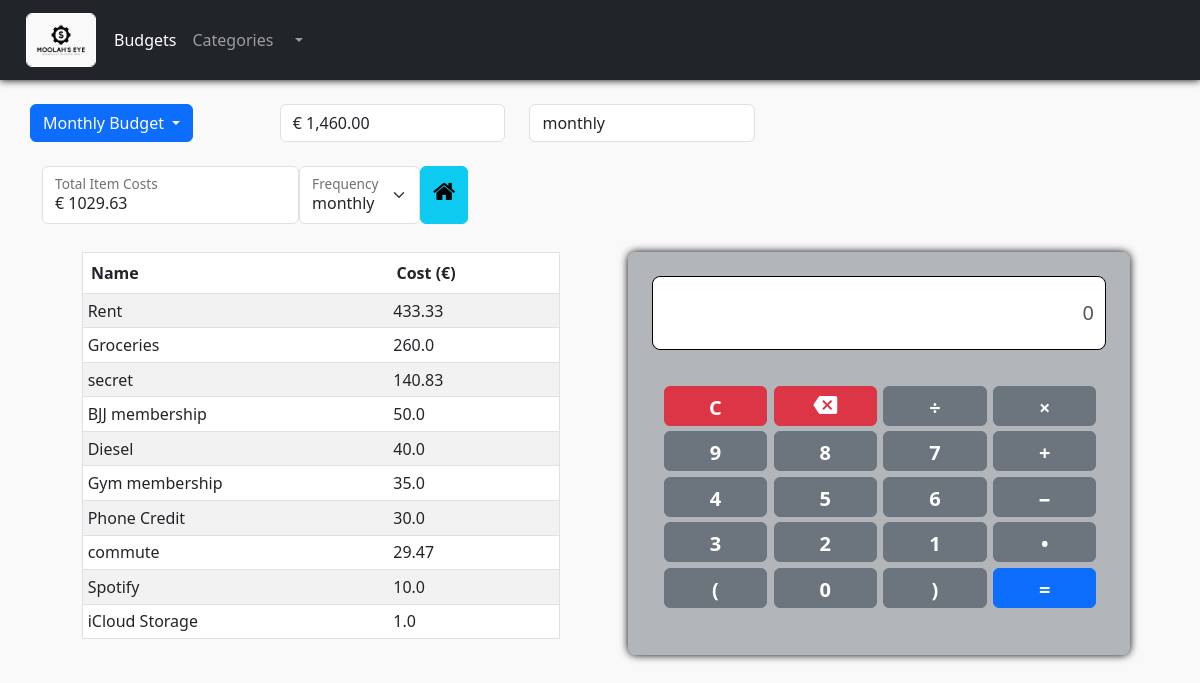
The page /calculator/11 on the database its author committed.
### main/models.py (models this page shows, shortened)
class Budget(models.Model):
    frequencies = (
        (2, "weekly"),
        (3, "bi-weekly"),
        (4, "monthly")
    )
    user_id = models.ForeignKey(User, on_delete=models.CASCADE, default=None)
    name = models.CharField(max_length=40, default="New Budget", null=False, blank=False, unique=True)
    amount = models.FloatField(default=0.0, null=False, blank=False)
    frequency = models.IntegerField(null=False, default=7, choices=frequencies)
    def get_frequency(self, str_rep: bool = True) -> Union[int, str]:
        try:
            for freq in Budget.frequencies:
                if self.frequency in freq:
                    if str_rep:
                        return freq[1]
                    else:
                        return freq[0]
        except:
            pass
    def get_total_costs(self, frequency_filter=None) -> float:
        try:
            if not frequency_filter:
                frequency_filter = self.frequency
            return round(sum([item.get_item_cost(frequency_filter) for item in self.item_set.all()]), 2)
        except Exception as e:
            print("bang: ",e)
            return 0
    def get_item_costs(self, frequency_filter: Union[str, int]):
        ret = {}
        try:
            items = sorted(
                self.item_set.all(),
                key = lambda i: i.get_item_cost(frequency_filter),
                reverse=True
            )
            for item in items:
                ret[item.name] = round(item.get_item_cost(frequency_filter),2)
        except Exception as e:
            pass
        return ret

class Item(models.Model):
    frequencies = (
        (1, "daily"),
        (2, "weekly"),
        (3, "bi-weekly"),
        (4, "monthly")
    )
    budget_id = models.ForeignKey(Budget, on_delete=models.CASCADE)
    name = models.CharField(max_length=40, default="New Item", null=False, blank=False)
    cost = models.FloatField(default=0.0, null=False, blank=False)
    frequency = models.IntegerField(null=False, default=7, choices=frequencies)
    category = models.ForeignKey(Category, on_delete=models.SET_NULL, default=None, null=True)
    def get_frequencies(self, str_rep: bool = True, limit:bool=True) -> list:
        try:
            freqs = []
            for freq in Item.frequencies:
                if limit:
                    if freq[0] > self.budget_id.frequency:
                        break
                freqs.append(freq[1] if str_rep else freq[0])
            return freqs
        except:
            pass
    def get_monthly_cost(self) -> float:
        try:
            if self.frequency == 1:
                return (self.cost * 365) / 12
            elif self.frequency == 2:
                return (self.cost * 52) / 12
            elif self.frequency == 3:
                return (self.cost * 26) / 12
            elif self.frequency == 4:
                return self.cost
            return 0
        except:
            return 0
    def get_item_cost(self, frequency_filter=None):
        try:
            if not frequency_filter:
                frequency_filter = self.budget_id.frequency
            for freq in self.frequencies:
                if frequency_filter in freq:
                    if freq[1] == "daily":
                        return self.get_daily_cost()
                    elif freq[1] == "weekly":
                        return self.get_weekly_cost()
                    elif freq[1] == "bi-weekly":
                        return self.get_bi_weekly_cost()
                    elif freq[1] == "monthly":
                        return self.get_monthly_cost()
                    else:
                        return 0
        except:
            return 0

### main/views.py (the view, shortened to what this page needs)
# urls.py: path("calculator/<int:budget_id>", views.calculator_view, name="calculator_view")
def calculator_view(req, budget_id):
    try:
        context = {}
        budget = Budget.objects.filter(id=budget_id).first()
        if budget:
            context["budget"] = budget
            if budget.item_set.all():
                context["frequencies"] = budget.item_set.all().first().get_frequencies()
            else:
                context["frequencies"] = budget.get_budget_frequencies()
            if req.method == "GET":
                context["frequency"] = budget.get_frequency()
                context["items"] = budget.get_item_costs(context["frequency"])
                print(context["items"])
                if context["items"]:
                    context["amount"] = budget.get_total_costs(context["frequency"])
                else:
                    context["amount"] = 0
                return render(req,"calculator.html", context)
            return render(req,"calculator.html", context)
    except Exception as e:
        print(e)
        pass
    return redirect("dashboard_view", id=budget_id)

### main/templatetags/custom_filters.py (called while the page is built)
@register.filter
def lookup(dict, key):
    try:
        return dict[key]
    except:
        print(f"Couldn't find {key} in {dict}")
        return None

@register.filter
def format_float(val) -> str:
    try:
        return "{0:,.2f}".format(val)
    except Exception as e:
        return val

### main/templates/calculator.html (shortened to what this page needs)
{% extends 'index.html' %}
{% load static %}
{% block static_resources %}
<link rel="stylesheet" href="https://cdnjs.cloudflare.com/ajax/libs/font-awesome/4.7.0/css/font-awesome.min.css">
<link rel="stylesheet" type="text/css" href="{% static '/css/styles.css' %}"/>
<link rel="stylesheet" type="text/css" href="{% static '/css/calculator.css' %}"/>
{% endblock %}
{% load custom_filters %}
{% block content %}
    <div class="budget-details container">
        <div class="budget-info row">
            <div class="col">
                <div class="dropdown">
                    <button class="btn btn-primary dropdown-toggle" type="button" data-bs-toggle="dropdown" aria-expanded="false">
                    {{budget.name}}
                    </button>
                </div>
            </div>
            <div class="col">
                <input class="form-control" type="text" value= "€ {{budget.amount|format_float}}"
                aria-label="readonly input example" readonly>
            </div>
            <div class="col">
                <input class="form-control" type="text" value="{{budget.get_frequency}}"
                aria-label="readonly input example" readonly>
            </div>
        </div>
    </div>
    <div class="costs-container container">
        <form class="costs-form" method="post" action="">
            <div class="form-floating">
                <input id="item_costs" class="form-control" type="text"
                value="€ {{amount}}" aria-label="readonly input example" readonly/>
            <label for="item_costs">Total Item Costs</label>
            </div>
            <div class="form-floating">
                <select id="frequency_select" class="form-select" aria-label="" name="frequency">
                    {% for freq in frequencies %}
                        {% if freq == frequency %}
                            <option selected>{{freq}}</option>
                        {% else %}
                            <option value="{{freq}}">{{freq}}</option>
                        {% endif %}
                    {% endfor %}
                  </select>
                <label for="frequency">Frequency</label>
            </div>
            <a type="button" href="{% url 'dashboard_view' id=budget.id %}" class="btn btn-info" id="calculator">
                <i class="fa fa-home" aria-hidden="true"></i>
            </a>
    </div>
    <div class="main-content-container container">
        <div class="items-container container">
            <table border="1 | 0" cellpadding="3" class="table table-striped items-table">
                <thead class="thead-light">
                    <tr>
                        <th scope="col" class="text-left">Name</th>
                        <th scope="col" class="text-justify">Cost (€)</th>
                    </tr>
                </thead>
                <tbody>
                    {% for item in items %}
                        <tr>
                            <td class="text-left">{{item}}</td>
                            <td class="text-justify">{{items|lookup:item}}</td>
                        </tr>
                    {% endfor %}
                </tbody>
            </table>
        </div>
        <div class="calculator-container container">
            <div class="calculator">
                <div class="calculator-display">
                    <input id="display_input" type="text" value="0" disabled/>
                </div>
                <div id="calculator-buttons" class="grid-container">
                    <button type="button" data-value="clear" class="btn btn-danger">C</button>
                    <button type="button" data-value="backspace" class="btn btn-danger">
                        <i class="material-icons">backspace</i>
                    </button>
                    <button type="button" data-value="/" class="btn btn-secondary">&divide;</button>
                    <button type="button" data-value="x" class="btn btn-secondary">&times;</button>
                    <button type="button" data-value="9" class="btn btn-secondary">9</button>
                    <button type="button" data-value="8" class="btn btn-secondary">8</button>
                    <button type="button" data-value="7" class="btn btn-secondary">7</button>
                    <button type="button" data-value="+" class="btn btn-secondary">&plus;</button>
                    <button type="button" data-value="4" class="btn btn-secondary">4</button>
                    <button type="button" data-value="5" class="btn btn-secondary">5</button>
                    <button type="button" data-value="6" class="btn btn-secondary">6</button>
                    <button type="button" data-value="-" class="btn btn-secondary">&minus;</button>
                    <button type="button" data-value="3" class="btn btn-secondary">3</button>
                    <button type="button" data-value="2" class="btn btn-secondary">2</button>
                    <button type="button" data-value="1" class="btn btn-secondary">1</button>
                    <button type="button" data-value="." class="btn btn-secondary">&bull;</button>
                    <button type="button" data-value="(" class="btn btn-secondary">&lpar;</button>
                    <button type="button" data-value="0" class="btn btn-secondary">0</button>
                    <button type="button" data-value=")" class="btn btn-secondary">&rpar;</button>
                    <button type="button" data-value="equals" class="btn btn-primary">&equals;</button>
                </div>
            </div>
        </div>
    </div>
{% endblock %}

### main/static/css/styles.css (style rules this page uses)
:root { --logo-bg: #f9f9f9; }
body { overflow-x: hidden; overflow-y: auto; background-color: var(--logo-bg); }
.budget-details { display: flex; flex-direction: row; justify-content: flex-start; padding: 1% 0; margin: 1% auto; }
.costs-container { display: flex; }
.items-container { margin: 2.5% auto; }
.items-table { background-color: white; }
.items-table tbody td { padding: 1%; }
#calculator, #table_item_view, #chart_item_view { font-size: 150%; }

### main/static/css/calculator.css (style rules this page uses)
:root { --calculator-bg: rgba(108, 117, 125, 0.5); }
* { margin: 0; padding: 0; box-sizing: border-box; }
.main-content-container { display: flex; }
.items-container { margin: 2.5%; }
.costs-form { display: flex; }
.calculator-container { margin: 2.5%; box-shadow: 0 0 .5rem black; border-radius: 8px; background: var(--calculator-bg); }
.calculator { border-radius: 8px; }
.calculator-display { margin: 5% auto; border: .05rem groove black; border-radius: 8px; max-width: 95%; }
.calculator-display input { height: 100%; width: 100%; padding: 5% 2.5%; border: none; border-radius: 8px; background-color: white; text-align: right; font-size: 125%; }
.grid-container { max-width: 95%; margin: auto; display: grid; grid-template-columns: repeat(4, 24%); grid-template-rows: repeat(5, 18%); padding: 2.5%; row-gap: 2.5%; column-gap: 1.5%; }
.calculator .btn { font-weight: bold; font-size: 125%; }

### rows shown on the page
Budget: name "Monthly Budget", amount "€ 1,460.00", get_frequency "monthly"
Item: items "Rent", items "433.33"
Item: items "Groceries", items "260.0"
Item: items "secret", items "140.83"
Item: items "BJJ membership", items "50.0"
Item: items "Diesel", items "40.0"
Item: items "Gym membership", items "35.0"
Item: items "Phone Credit", items "30.0"
Item: items "commute", items "29.47"
Item: items "Spotify", items "10.0"
Item: items "iCloud Storage", items "1.0"

### other values the page prints
form field frequency "monthly"
